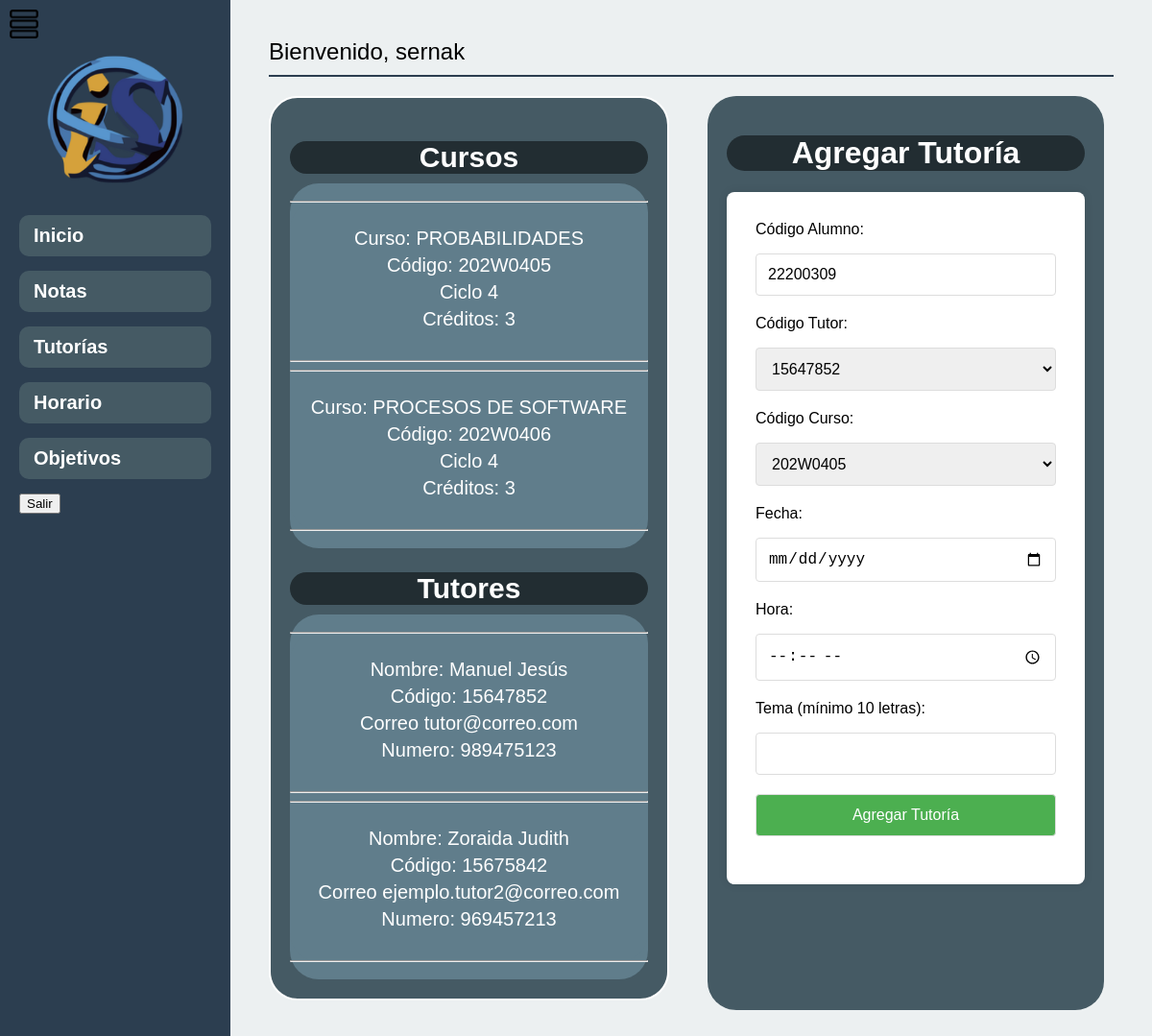
Page /dashboard_tutorias.php (signed in) on the committed database.
### tables this page shows
CREATE TABLE `curso` (
  `cod_curso` varchar(20) NOT NULL,
  `nombre_curso` varchar(30) NOT NULL,
  `ciclo` int NOT NULL,
  `creditos` int NOT NULL
);

CREATE TABLE `tutor` (
  `cod_tutor` varchar(20) NOT NULL,
  `id_usuario` int NOT NULL,
  `nombre` varchar(40) NOT NULL,
  `apellidos` varchar(40) NOT NULL,
  `correo` varchar(50) NOT NULL,
  `numero_celular` varchar(10) NOT NULL
);

CREATE TABLE `alumno` (
  `cod_alumno` varchar(20) NOT NULL,
  `id_usuario` int NOT NULL,
  `nombre` varchar(40) NOT NULL,
  `apellidos` varchar(40) NOT NULL,
  `correo` varchar(40) NOT NULL,
  `facultad` varchar(50) NOT NULL,
  `numero_celular` varchar(10) NOT NULL
);

### dashboard_tutorias.php (the view, shortened to what this page needs)
<?php
include 'conn/connection.php';
$nombre_usuario = $_SESSION['nombre'];
try {
    $stmt_usuario = $conn->prepare("SELECT id FROM usuarios WHERE nombre_usuario = :nombre_usuario");
    $stmt_usuario->bindParam(':nombre_usuario', $nombre_usuario);
    $stmt_usuario->execute();
    if ($stmt_usuario->rowCount() > 0) {
        $resultado_usuario = $stmt_usuario->fetch(PDO::FETCH_ASSOC);
        $id_usuario = $resultado_usuario['id'];
        $stmt_alumno = $conn->prepare("SELECT cod_alumno, apellidos, nombre, facultad FROM alumno WHERE id_usuario = :id_usuario");
        $stmt_alumno->bindParam(':id_usuario', $id_usuario);
        $stmt_alumno->execute();
        if ($stmt_alumno->rowCount() > 0) {
            $resultado_alumno = $stmt_alumno->fetch(PDO::FETCH_ASSOC);
            $cod_alumno = $resultado_alumno['cod_alumno'];
        } else {
            $cod_alumno = "No disponible";
            $apellidos = "No disponible";
            $nombre = "No disponible";
            $facultad = "No disponible";
        }
    } else {
        $cod_alumno = "No disponible";
        $apellidos = "No disponible";
        $nombre = "No disponible";
        $facultad = "No disponible";
    }
} catch(PDOException $e) {
    $cod_alumno = "Error";
    $apellidos = "Error";
    $nombre = "Error";
    $facultad = "Error";
}
?>
<!DOCTYPE html>
<html lang="es">
<head>
</head>
<body>
    <div class="container">
        <div class="sidebar" id="sidebar">
            <div class="sidebar-logo">
                <img src="fisi.png" alt="Logo Facultad">
            </div>
            <ul>
                <li><a href="dashboard_alumno.php">Inicio</a></li>
                <li><a href="notas.php">Notas</a></li>
                <li><a href="dashboard_tutorias.php">Tutorías</a></li>
                <li><a href="horario.php">Horario</a></li>
                <li><a href="objetivos.php">Objetivos</a></li>
                <li><button onclick="showPopup()">Salir</button></li>
            </ul>
        </div>
        <div class="main-content">
            <?php
            if (isset($_SESSION['nombre'])) {
                echo "<div class='welcome-message'>Bienvenido, " . $_SESSION['nombre']. "</div>";
            } else {
                echo "<p>Por favor, inicia sesión para ver tus datos.</p>";
            }
            ?>
            <div class="cont_general">
                <div class="contenedor-general">
                    <div class="contenedor-datos">
                        <?php
                        $servername = "127.0.0.1:3307";
                        $username = "pma";
                        $password = "";
                        $dbname = "sma_unayoe";
                        $conn = new mysqli($servername, $username, $password, $dbname);
                        $cursos_query = "SELECT * FROM curso";
                        $cursos_result = $conn->query($cursos_query);
                        $tutores_query = "SELECT * FROM tutor";
                        $tutores_result = $conn->query($tutores_query);
                        if ($cursos_result->num_rows > 0) {
                            echo "<h2 class='titulo-seccion'>Cursos</h2>";
                            echo "<div class='contenedor-cursos'>";
                            echo "<ul class='lista-cursos style='padding: 0px;'>";
                            while ($curso = $cursos_result->fetch_assoc()) {
                                echo "<hr>";
                                echo "<br><li class='item-curso' style='font-size: 20px;'>Curso: {$curso['nombre_curso']}</li>";
                                echo "<li class='item-curso'>Código: {$curso['cod_curso']}</li>";
                                echo "<li class='item-curso'>Ciclo {$curso['ciclo']}</li>";
                                echo "<li class='item-curso'>Créditos: {$curso['creditos']}</li><br>";
                                echo "<hr>";
                            }
                            echo "</ul>";
                            echo "</div>";
                        } else {
                            echo "No hay cursos disponibles.";
                        }
                        if ($tutores_result->num_rows > 0) {
                            echo "<h2 class='titulo-seccion'>Tutores</h2>";
                            echo "<div class='contenedor-tutores'>";
                            echo "<ul class='lista-tutores'>";
                            while ($tutor = $tutores_result->fetch_assoc()) {
                                echo "<hr>";
                                echo "<br><li class='item-curso'>Nombre: {$tutor['nombre']}</li>";
                                echo "<li class='item-curso'>Código: {$tutor['cod_tutor']}</li>";
                                echo "<li class='item-curso'>Correo {$tutor['correo']}</li>";
                                echo "<li class='item-curso'>Numero: {$tutor['numero_celular']}</li><br>";
                                echo "<hr>";
                            }
                            echo "</ul>";
                            echo "</div>";
                        } else {
                            echo "No hay tutores disponibles.";
                        }
                        ?>
                    </div>
                    <div class="contenedor-form">
                        <h1 class="titulo_agregar_tutoria">Agregar Tutoría</h1>
                        <form method="post" action="<?php echo htmlspecialchars($_SERVER["PHP_SELF"]); ?>">
                            <label for="codalumno">Código Alumno:</label>
                            <input type="text" name="codalumno" value="<?php echo htmlspecialchars($cod_alumno); ?>" readonly required>
                            <label for="codtutor">Código Tutor:</label>
                            <select name="codtutor" required>
                                <?php
                                $conexion = new mysqli("localhost:3307", "pma", "", "sma_unayoe");
                                $consulta_tutores = $conexion->query("SELECT cod_tutor FROM tutor ORDER BY nombre");
                                while ($fila = $consulta_tutores->fetch_assoc()) {
                                    echo "<option value='" . $fila['cod_tutor'] . "'>" . $fila['cod_tutor'] . "</option>";
                                }
                                ?>
                            </select>
                            <label for="codcurso">Código Curso:</label>
                            <select name="codcurso" required>
                                <?php
                                $conexion = new mysqli("localhost:3307", "pma", "", "sma_unayoe");
                                $consulta_cursos = $conexion->query("SELECT cod_curso FROM curso ORDER BY nombre_curso");
                                while ($fila = $consulta_cursos->fetch_assoc()) {
                                    echo "<option value='" . $fila['cod_curso'] . "'>" . $fila['cod_curso'] . "</option>";
                                }
                                ?>
                            </select>
                            <label for="fecha">Fecha:</label>
                            <input type="date" name="fecha" required>
                            <label for="hora">Hora:</label>
                            <input type="time" name="hora" required>
                            <label for="tema">Tema (mínimo 10 letras):</label>
                            <input type="text" name="tema" required minlength="10">
                            <button type="submit">Agregar Tutoría</button>
                        </form>
                    </div>
                </div>
            </div>
        </div>
    </div>
    <div class="menu-toggle" onclick="toggleSidebar()">
        <img src="icono_menu.png" alt="Menú">
    </div>
</body>
</html>

### dashboard_tutorias.php (style rules this page uses)
body { font-family: Arial, sans-serif; margin: 0; padding: 0; background-color: #f4f4f4; }
.container { display: flex; min-height: 100vh; }
.sidebar { background-color: #2c3e50; color: #fff; padding: 20px; width: 200px; transition: width 0.5s; overflow-x: hidden; }
.sidebar ul { list-style: none; padding: 0; margin: 0; visibility: visible; opacity: 1; transition: opacity 0.5s; }
.sidebar li { margin-bottom: 15px; }
.sidebar a { color: #fff; text-decoration: none; font-size: 20px; font-weight: bold; display: block; padding: 10px 15px; border-radius: 10px; transition: background-color 0.3s; background-color: #455a64; }
.sidebar-logo { text-align: center; margin-bottom: 20px; transition: all 0.5s; }
.sidebar-logo img { max-width: 150px; margin-top: 30px; transition: all 0.5s; }
.main-content { background-color: #ecf0f1; padding: 20px; flex: 1; display: flex; flex-direction: column; align-items: flex-start; position: relative; }
.welcome-message { margin-bottom: 20px; font-size: 24px; border-bottom: 2px solid #2c3e50; padding-bottom: 10px; width: 100%; }
.menu-toggle { position: absolute; top: 10px; left: 10px; cursor: pointer; }
.menu-toggle img { width: 30px; }
.contenedor-general { width: 100%; display: flex; flex-direction: row; }
.contenedor-datos { width: 50%; align-items: center; justify-content: center; background-color: #455a64; margin: 0px 20px 10px 0px; border: 2px solid #ffffff; padding: 20px; text-align: center; border-radius: 30px; }
.contenedor-form { width: 50%; align-items: center; justify-content: center; background-color: #455a64; margin: 0px 10px 0px 20px; padding: 20px 20px 40px 20px; border-radius: 30px; }
.main-content { flex: 1; padding: 40px; width: 100%; }
.cont_general { width:100%; }
.main-content h1 { color: #fff; width: 100%; text-align: center; }
.titulo_agregar_tutoria { text-align: center; color: #000; background-color: rgba(0, 0, 0, 0.5); border-radius: 30px; }
form { max-width: 500px; margin: auto; padding: 30px; background-color: #fff; border-radius: 8px; box-shadow: 0 0 10px rgba(0, 0, 0, 0.1); }
form label { display: block; margin-bottom: 16px; }
form input, form select, form button { font-size: 16px; width: 100%; padding: 12px; margin-bottom: 20px; border: 1px solid #ddd; border-radius: 4px; box-sizing: border-box; }
form button { background-color: #4caf50; color: #fff; cursor: pointer; }
.titulo-seccion { color: #ffffff; font-size: 30px; margin-bottom: 10px; background-color: rgba(0, 0, 0, 0.5); border-radius: 30px; }
.contenedor-cursos { color: #ffffff; background-color: #607d8b; border-radius: 30px; padding: 10px 0px 10px 0px; }
.contenedor-tutores { color: #ffffff; background-color: #607d8b; border-radius: 30px; padding: 10px 0px 10px 0px; }
.lista-cursos, .lista-tutores { color: #ffffff; list-style: none; padding: 0; margin: 0; background-color: #607d8b; border-radius: 30px; }
.item-curso, .item-tutor { color: #ffffff; font-size: 20px; margin-bottom: 5px; list-style: none; }

### rows in the picture
curso: nombre_curso "PROBABILIDADES", cod_curso "202W0405", ciclo "4", creditos "3"
curso: nombre_curso "PROCESOS DE SOFTWARE", cod_curso "202W0406", ciclo "4", creditos "3"
tutor: nombre "Manuel Jesús", cod_tutor "15647852", correo "tutor@correo.com", numero_celular "989475123"
tutor: nombre "Zoraida Judith", cod_tutor "15675842", correo "ejemplo.tutor2@correo.com", numero_celular "969457213"
alumno: codalumno "22200309"

### other values in the picture
$_SESSION['nombre'] "sernak"
form field codtutor "15647852"
form field codcurso "202W0405"
